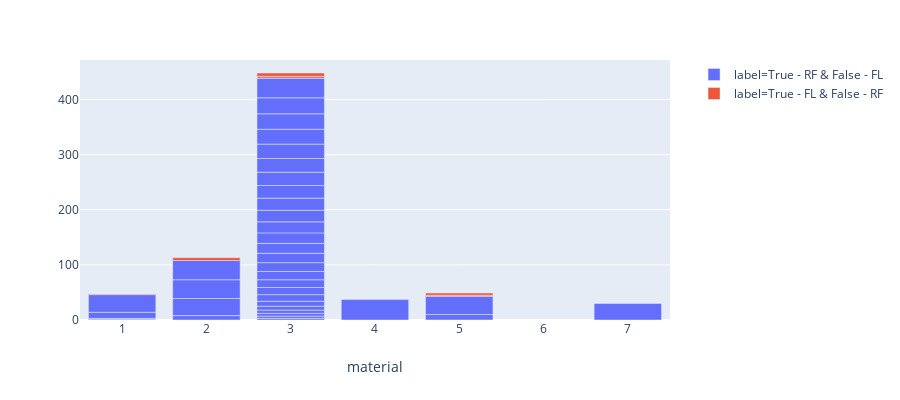

Notebook code cell kept with this figure:
### Markdown cell above
## Comparison of models with respect to material

### Code cell
fig = px.bar(df, x='material', height=400, color='label')
fig.show()

### Figure 1 — Plotly figure (JSON) as saved in the notebook; plotly's stock layout.template omitted (floating-point values rounded to 4 significant figures)
{"data": [{"alignmentgroup": "True", "hoverlabel": {"namelength": 0}, "hovertemplate": "label=True - RF & False - FL<br>material=%{x}", "legendgroup": "label=True - RF & False - FL", "marker": {"color": "#636efa"}, "name": "label=True - RF & False - FL", "offsetgroup": "label=True - RF & False - FL", "orientation": "v", "showlegend": true, "textposition": "auto", "type": "bar", "x": [7, 1, 1, 3, 3, 3, 3, 3, 2, 3, 5, 1, 3, 3, 3, 3, 3, 3, 3, 3, 3, 3, 3, 3, 3, 3, 3, 3, 3, 3, 7, 2, 1, 5, 2, 2, 3, 4], "xaxis": "x", "yaxis": "y"}, {"alignmentgroup": "True", "hoverlabel": {"namelength": 0}, "hovertemplate": "label=True - FL & False - RF<br>material=%{x}", "legendgroup": "label=True - FL & False - RF", "marker": {"color": "#EF553B"}, "name": "label=True - FL & False - RF", "offsetgroup": "label=True - FL & False - RF", "orientation": "v", "showlegend": true, "textposition": "auto", "type": "bar", "x": [3, 1, 5, 3, 5, 2, 3], "xaxis": "x", "yaxis": "y"}], "layout": {"barmode": "relative", "height": 400, "legend": {"tracegroupgap": 0}, "margin": {"t": 60}, "xaxis": {"anchor": "y", "domain": [0, 0.98], "title": {"text": "material"}}, "yaxis": {"anchor": "x", "domain": [0, 1]}}}
